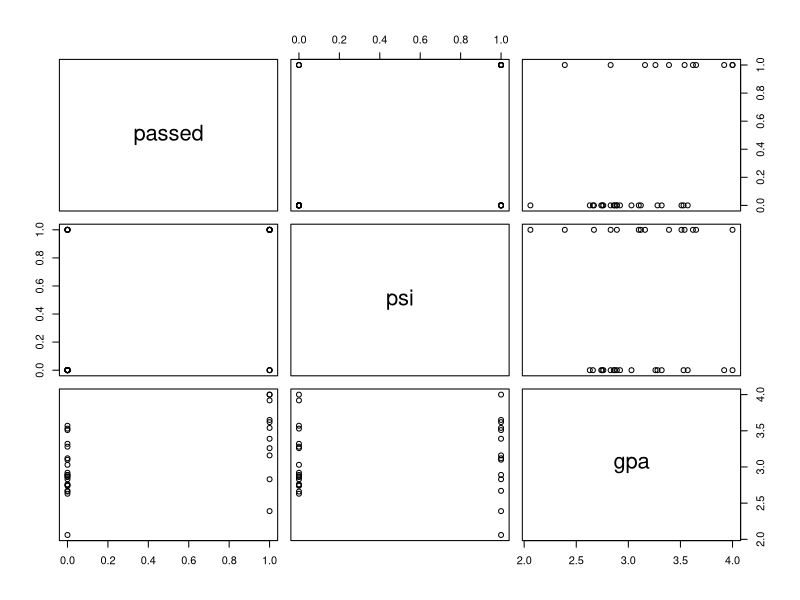
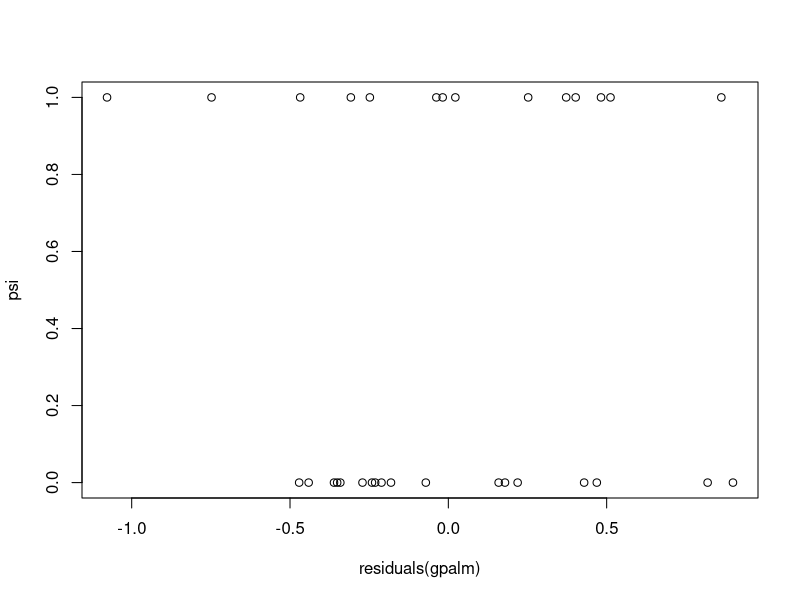
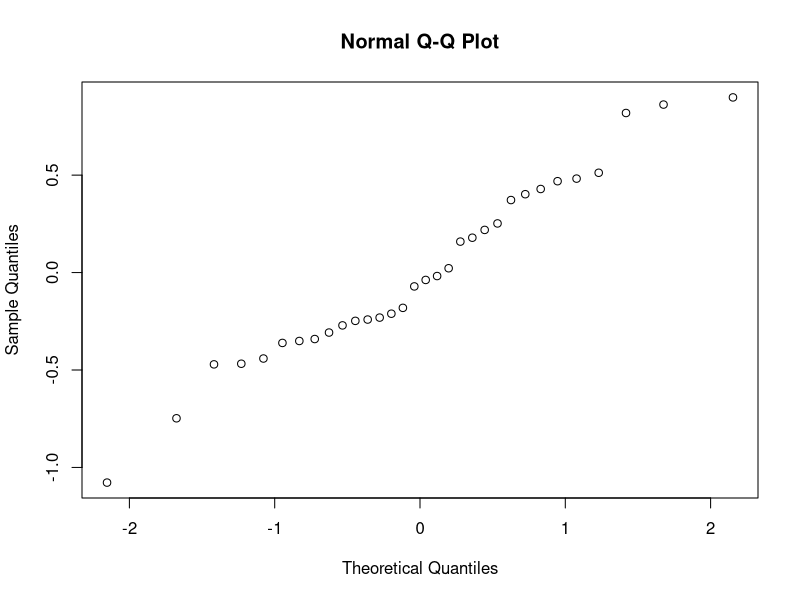

These figures' R source, in order:
data = read.table("psi.txt", header=T)
attach(data)

pairs(data)

gpalm = lm(gpa~psi)
plot(residuals(gpalm), psi)
qqnorm(residuals(gpalm))
